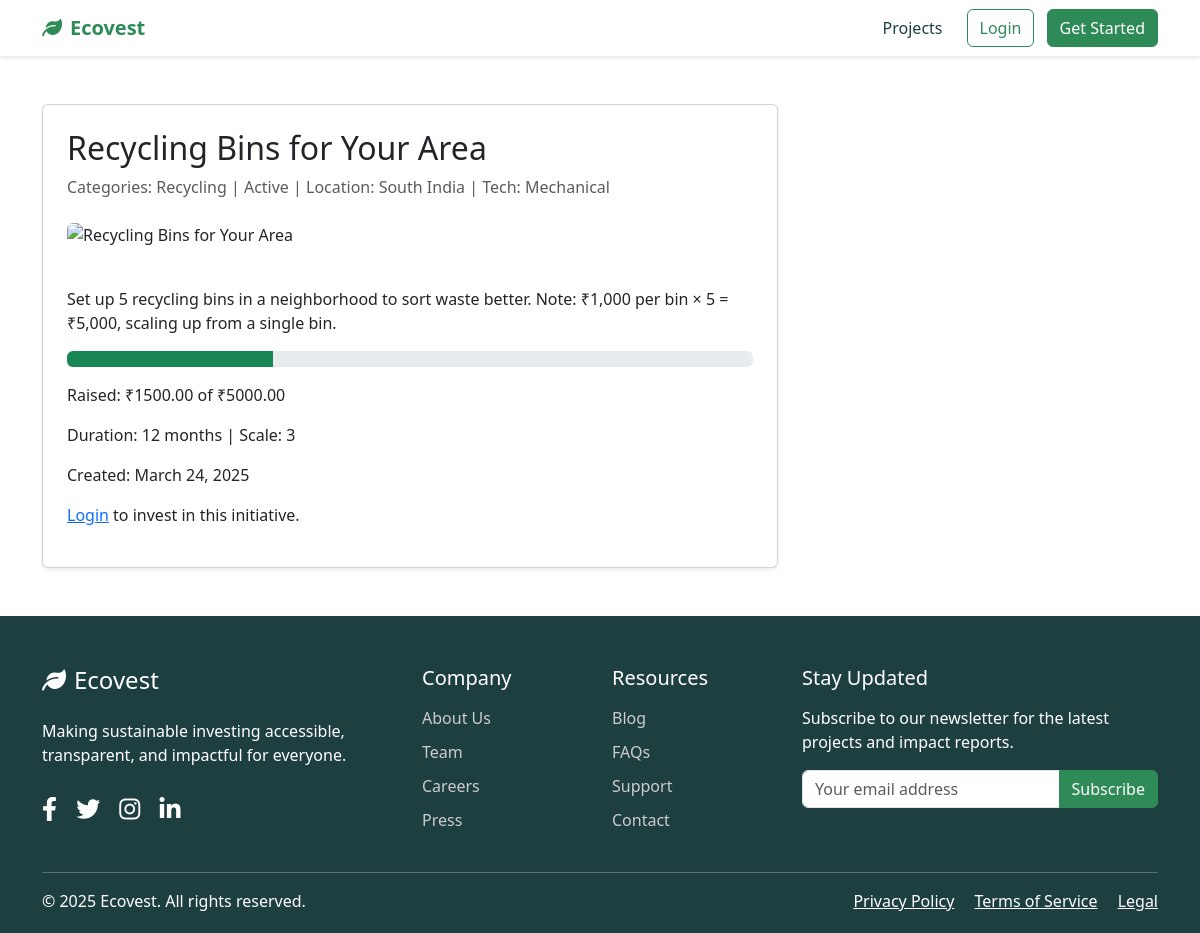
/initiatives/29/, run on an earlier commit of the app's database.
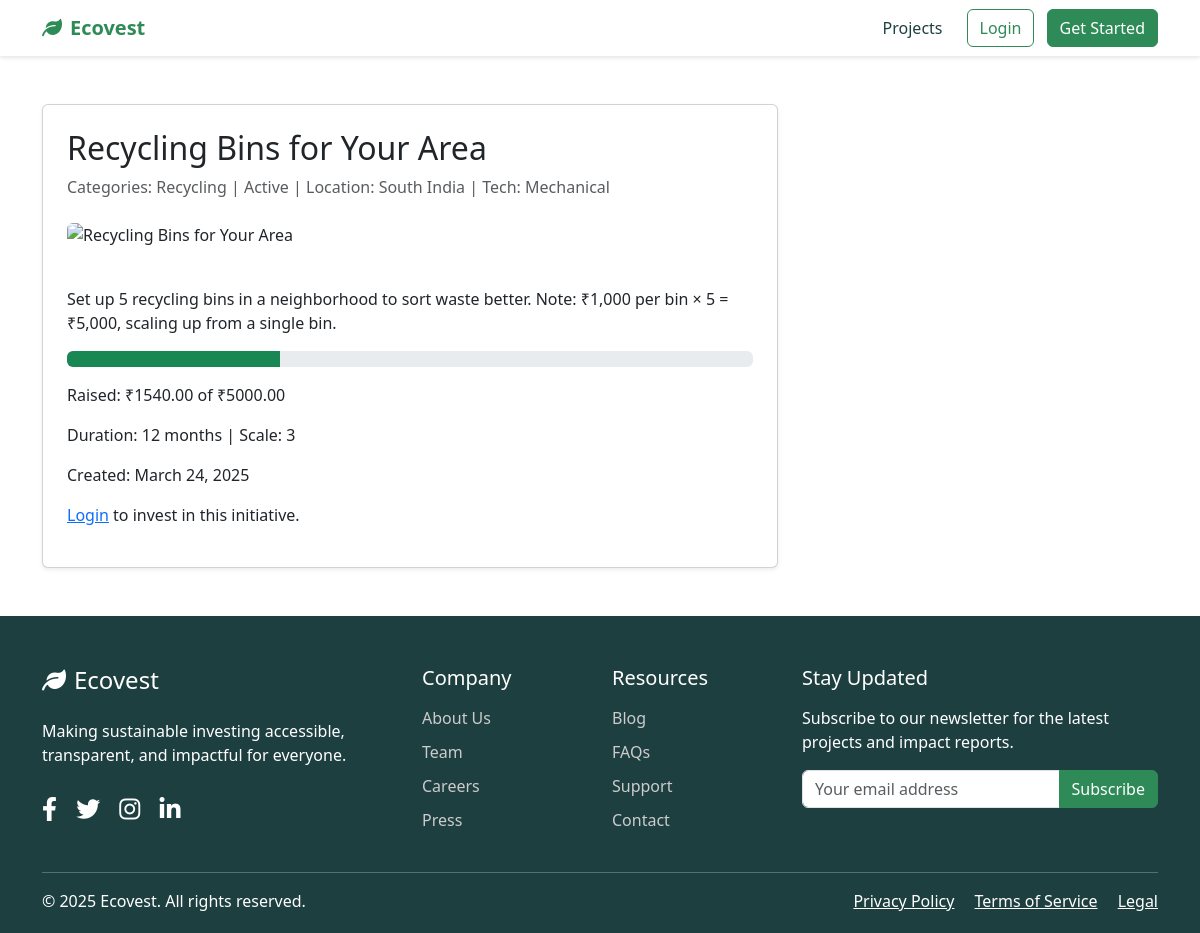
And on a later commit of the database.
### initiatives/models.py (models this page shows, shortened)
class Initiative(models.Model):
    STATUS_CHOICES = [
        ('active', 'Active'),
        ('funded', 'Funded'),
        ('completed', 'Completed'),
    ]
    LOCATION_CHOICES = [
        ('North India', 'North India'),
        ('South India', 'South India'),
        ('East India', 'East India'),
        ('West India', 'West India'),
    ]
    TECHNOLOGY_CHOICES = [
        ('Solar', 'Solar'),
        ('Wind', 'Wind'),
        ('Hydro', 'Hydro'),
        ('Organic', 'Organic'),
        ('Mechanical', 'Mechanical'),
        ('Chemical', 'Chemical'),
        ('Biofuel', 'Biofuel'),
        ('EV', 'Electric Vehicle'),
        ('Manual', 'Manual'),
        ('AI', 'Artificial Intelligence'),
    ]
    title = models.CharField(max_length=200)
    description = models.TextField()
    categories = models.ManyToManyField(Category, related_name='initiatives')
    image = models.ImageField(upload_to='initiatives/', null=True, blank=True)
    goal_amount = models.DecimalField(max_digits=10, decimal_places=2)
    current_amount = models.DecimalField(max_digits=10, decimal_places=2, default=0.0)
    duration_months = models.PositiveIntegerField(default=12)
    project_scale = models.PositiveIntegerField(default=1, help_text="Scale of project (1=small, 5=medium, 10=large)")
    location = models.CharField(max_length=50, choices=LOCATION_CHOICES, default='North India')
    technology_type = models.CharField(max_length=50, choices=TECHNOLOGY_CHOICES, default='Manual')
    status = models.CharField(max_length=20, choices=STATUS_CHOICES, default='active')
    created_at = models.DateTimeField(auto_now_add=True)
    updated_at = models.DateTimeField(auto_now=True)

class Category(models.Model):
    name = models.CharField(max_length=100, unique=True, choices=[
        ('Renewable Energy', 'Renewable Energy'),
        ('Recycling', 'Recycling'),
        ('Emission Control', 'Emission Control'),
        ('Water Conservation', 'Water Conservation'),
        ('Reforestation', 'Reforestation'),
        ('Sustainable Agriculture', 'Sustainable Agriculture'),
        ('Clean Transportation', 'Clean Transportation'),
        ('Waste Management', 'Waste Management'),
        ('Green Technology', 'Green Technology'),
        ('Ocean Conservation', 'Ocean Conservation'),
    ])
    description = models.TextField(blank=True)

### initiatives/views.py (the view)
# urls.py: path('<int:pk>/', views.initiative_detail, name='initiative_detail'),
def initiative_detail(request, pk):
    initiative = get_object_or_404(Initiative, pk=pk)
    return render(request, 'initiatives/initiative_detail.html', {'initiative': initiative})

### initiatives/templates/initiatives/initiative_detail.html (shortened to what this page needs)
{% extends 'core/base.html' %}
{% block content %}
<section class="py-5">
    <div class="container">
        <div class="row">
            <div class="col-md-8">
                <div class="card shadow-sm">
                    <div class="card-body p-4">
                        <h2 class="card-title">{{ initiative.title }}</h2>
                        <p class="text-muted mb-4">
                            Categories: {% for category in initiative.categories.all %}{{ category.name }}{% if not forloop.last %}, {% endif %}{% endfor %} |
                            {{ initiative.status|title }} |
                            Location: {{ initiative.location }} | Tech: {{ initiative.technology_type }}
                        </p>
                        {% if initiative.image %}
                            <img src="{{ initiative.image.url }}" class="img-fluid mb-4 rounded" alt="{{ initiative.title }}">
                        {% else %}
                            <img src="https://source.unsplash.com/random/800x400/?sustainability" class="img-fluid mb-4 rounded" alt="{{ initiative.title }}">
                        {% endif %}
                        <p>{{ initiative.description|linebreaks }}</p>
                        <div class="progress mb-3">
                            <div class="progress-bar bg-success" role="progressbar" style="width: {% widthratio initiative.current_amount initiative.goal_amount 100 %}%" aria-valuenow="{% widthratio initiative.current_amount initiative.goal_amount 100 %}" aria-valuemin="0" aria-valuemax="100"></div>
                        </div>
                        <p>Raised: ₹{{ initiative.current_amount|floatformat:2 }} of ₹{{ initiative.goal_amount|floatformat:2 }}</p>
                        <p>Duration: {{ initiative.duration_months }} months | Scale: {{ initiative.project_scale }}</p>
                        <p>Created: {{ initiative.created_at|date:"F d, Y" }}</p>
                        {% if user.is_authenticated and initiative.status == 'active' %}
                            <a href="{% url 'invest_initiative' initiative.id %}" class="btn btn-primary">Invest Now</a>
                        {% elif not user.is_authenticated %}
                            <p><a href="{% url 'login' %}">Login</a> to invest in this initiative.</p>
                        {% else %}
                            <p class="text-muted">This initiative is {{ initiative.status }}.</p>
                        {% endif %}
                    </div>
                </div>
            </div>
        </div>
    </div>
</section>
{% endblock %}

### core/templates/core/base.html (shortened to what this page needs)
<!DOCTYPE html>
<html lang="en">
<head>
    {% load static %}
    {% load django_bootstrap5 %}
    <link href="https://cdn.jsdelivr.net/npm/bootstrap@5.3.0-alpha1/dist/css/bootstrap.min.css" rel="stylesheet">
    <link rel="stylesheet" href="https://cdnjs.cloudflare.com/ajax/libs/font-awesome/6.0.0/css/all.min.css">
    <link rel="stylesheet" href="{% static 'css/style.css' %}">
</head>
<body>
    <nav class="navbar navbar-expand-lg navbar-light navbar-custom sticky-top">
        <div class="container">
            <a class="navbar-brand" href="{% url 'landing_page' %}">
                <i class="fas fa-leaf me-2"></i>Ecovest
            </a>
            <div class="collapse navbar-collapse" id="navbarNav">
                <ul class="navbar-nav ms-auto">
                    <li class="nav-item">
                        <a class="nav-link" href="{% url 'initiative_list' %}">Projects</a>
                    </li>
                </ul>
                <div class="ms-lg-3 mt-3 mt-lg-0">
                    {% if user.is_authenticated %}
                        <form action="{% url 'logout' %}" method="post" class="d-inline">
                            {% csrf_token %}
                            <button type="submit" class="btn btn-outline-primary me-2">Logout</button>
                        </form>
                    {% else %}
                        <a href="{% url 'login' %}" class="btn btn-outline-primary me-2">Login</a>
                        <a href="{% url 'register' %}" class="btn btn-primary">Get Started</a>
                    {% endif %}
                </div>
            </div>
        </div>
    </nav>
    <div>
        {% block content %}
        {% endblock %}
    </div>
    <footer>
        <div class="container">
            <div class="row">
                <div class="col-lg-4 mb-4 mb-lg-0">
                    <h4 class="mb-4"><i class="fas fa-leaf me-2"></i>Ecovest</h4>
                    <p>Making sustainable investing accessible, transparent, and impactful for everyone.</p>
                    <div class="mt-4">
                        <a href="#" class="social-icon"><i class="fab fa-facebook-f"></i></a>
                        <a href="#" class="social-icon"><i class="fab fa-twitter"></i></a>
                        <a href="#" class="social-icon"><i class="fab fa-instagram"></i></a>
                        <a href="#" class="social-icon"><i class="fab fa-linkedin-in"></i></a>
                    </div>
                </div>
                <div class="col-md-2 col-6 mb-4 mb-md-0">
                    <h5 class="mb-3">Company</h5>
                    <ul class="footer-links">
                        <li><a href="#">About Us</a></li>
                        <li><a href="#">Team</a></li>
                        <li><a href="#">Careers</a></li>
                        <li><a href="#">Press</a></li>
                    </ul>
                </div>
                <div class="col-md-2 col-6 mb-4 mb-md-0">
                    <h5 class="mb-3">Resources</h5>
                    <ul class="footer-links">
                        <li><a href="#">Blog</a></li>
                        <li><a href="#">FAQs</a></li>
                        <li><a href="#">Support</a></li>
                        <li><a href="#">Contact</a></li>
                    </ul>
                </div>
                <div class="col-md-4">
                    <h5 class="mb-3">Stay Updated</h5>
                    <p>Subscribe to our newsletter for the latest projects and impact reports.</p>
                    <form>
                        <div class="input-group mb-3">
                            <input type="email" class="form-control" placeholder="Your email address" aria-label="Your email address">
                            <button class="btn btn-primary" type="submit">Subscribe</button>
                        </div>
                    </form>
                </div>
            </div>
            <hr class="mt-4 mb-3 bg-light">
            <div class="row">
                <div class="col-md-6 mb-3 mb-md-0">
                    <p class="mb-0">© 2025 Ecovest. All rights reserved.</p>
                </div>
                <div class="col-md-6 text-md-end">
                    <a href="#" class="text-white me-3">Privacy Policy</a>
                    <a href="#" class="text-white me-3">Terms of Service</a>
                    <a href="#" class="text-white">Legal</a>
                </div>
            </div>
        </div>
    </footer>
</body>
</html>

### static/css/style.css (style rules this page uses)
:root { --primary-color: #2E8B57; --secondary-color: #3CB371; --accent-color: #F0F8FF; --dark-color: #1E3F40; --light-color: #F5F5F5; }
body { font-family: 'Segoe UI', Tahoma, Geneva, Verdana, sans-serif; color: #333; }
.navbar-custom { background-color: white; box-shadow: 0 2px 4px rgba(0, 0, 0, 0.1); }
.navbar-brand { font-weight: 700; color: var(--primary-color) !important; }
.nav-link { color: var(--dark-color) !important; font-weight: 500; }
.btn-primary { background-color: var(--primary-color); border-color: var(--primary-color); }
.btn-outline-primary { color: var(--primary-color); border-color: var(--primary-color); }
footer { background-color: var(--dark-color); color: white; padding: 50px 0 20px; }
.footer-links { list-style: none; padding-left: 0; }
.footer-links li { margin-bottom: 10px; }
.footer-links a { color: #ccc; text-decoration: none; }
.social-icon { color: white; font-size: 1.5rem; margin-right: 15px; }

What changed in the data, as far as the page shows it:
changed Initiative "Recycling Bins for Your Area": current_amount "1500.00" → "1540.00"
